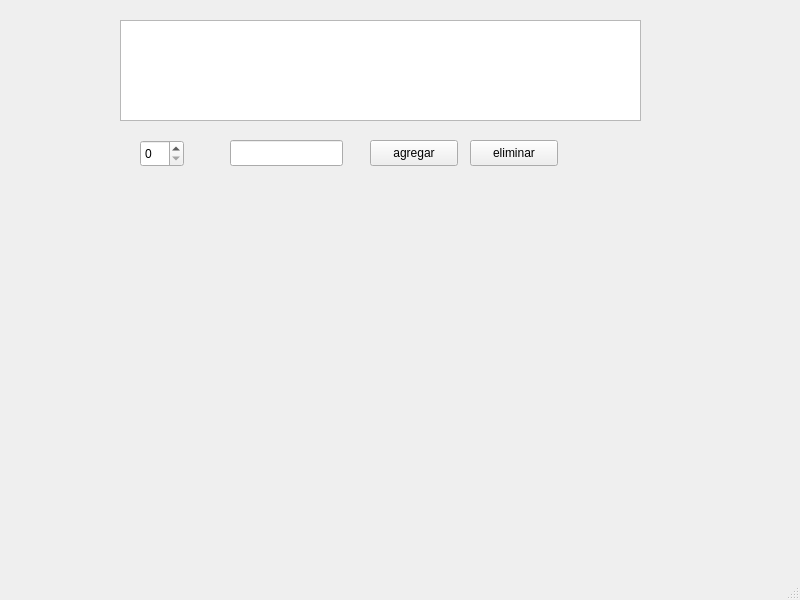
<?xml version="1.0" encoding="UTF-8"?>
<ui version="4.0">
 <class>MainWindow</class>
 <widget class="QMainWindow" name="MainWindow">
  <property name="geometry">
   <rect>
    <x>0</x>
    <y>0</y>
    <width>800</width>
    <height>600</height>
   </rect>
  </property>
  <property name="windowTitle">
   <string>MainWindow</string>
  </property>
  <widget class="QWidget" name="centralwidget">
   <widget class="QListWidget" name="listWidget">
    <property name="geometry">
     <rect>
      <x>120</x>
      <y>20</y>
      <width>521</width>
      <height>101</height>
     </rect>
    </property>
   </widget>
   <widget class="QLineEdit" name="lineEdit">
    <property name="geometry">
     <rect>
      <x>230</x>
      <y>140</y>
      <width>113</width>
      <height>26</height>
     </rect>
    </property>
   </widget>
   <widget class="QSpinBox" name="spinBox">
    <property name="geometry">
     <rect>
      <x>140</x>
      <y>140</y>
      <width>44</width>
      <height>27</height>
     </rect>
    </property>
   </widget>
   <widget class="QPushButton" name="on_pushButtonAdd_clicked">
    <property name="geometry">
     <rect>
      <x>370</x>
      <y>140</y>
      <width>88</width>
      <height>26</height>
     </rect>
    </property>
    <property name="text">
     <string>agregar</string>
    </property>
   </widget>
   <widget class="QPushButton" name="pushButtonDelete">
    <property name="geometry">
     <rect>
      <x>470</x>
      <y>140</y>
      <width>88</width>
      <height>26</height>
     </rect>
    </property>
    <property name="text">
     <string>eliminar</string>
    </property>
   </widget>
  </widget>
  <widget class="QMenuBar" name="menubar">
   <property name="geometry">
    <rect>
     <x>0</x>
     <y>0</y>
     <width>800</width>
     <height>23</height>
    </rect>
   </property>
  </widget>
  <widget class="QStatusBar" name="statusbar"/>
 </widget>
 <resources/>
 <connections/>
</ui>
